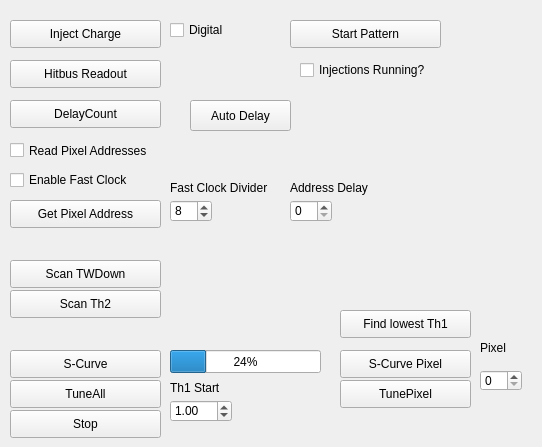
    <widget class="QWidget" name="tab_4">
     <attribute name="title">
      <string>H35 Meas</string>
     </attribute>
     <widget class="QPushButton" name="pushButton_3">
      <property name="geometry">
       <rect>
        <x>10</x>
        <y>20</y>
        <width>151</width>
        <height>28</height>
       </rect>
      </property>
      <property name="text">
       <string>Inject Charge</string>
      </property>
     </widget>
     <widget class="QPushButton" name="Hitbus">
      <property name="geometry">
       <rect>
        <x>10</x>
        <y>60</y>
        <width>151</width>
        <height>28</height>
       </rect>
      </property>
      <property name="text">
       <string>Hitbus Readout</string>
      </property>
     </widget>
     <widget class="QPushButton" name="StartPattern">
      <property name="geometry">
       <rect>
        <x>290</x>
        <y>20</y>
        <width>151</width>
        <height>28</height>
       </rect>
      </property>
      <property name="text">
       <string>Start Pattern</string>
      </property>
      <property name="flat">
       <bool>false</bool>
      </property>
     </widget>
     <widget class="QCheckBox" name="checkBox">
      <property name="geometry">
       <rect>
        <x>300</x>
        <y>60</y>
        <width>161</width>
        <height>20</height>
       </rect>
      </property>
      <property name="text">
       <string>Injections Running?</string>
      </property>
     </widget>
     <widget class="QPushButton" name="DelayCount">
      <property name="geometry">
       <rect>
        <x>10</x>
        <y>100</y>
        <width>151</width>
        <height>28</height>
       </rect>
      </property>
      <property name="text">
       <string>DelayCount</string>
      </property>
     </widget>
     <widget class="QPushButton" name="TuneTimewalk">
      <property name="geometry">
       <rect>
        <x>10</x>
        <y>260</y>
        <width>151</width>
        <height>28</height>
       </rect>
      </property>
      <property name="text">
       <string>Scan TWDown</string>
      </property>
     </widget>
     <widget class="QPushButton" name="TuneTh2">
      <property name="geometry">
       <rect>
        <x>10</x>
        <y>290</y>
        <width>151</width>
        <height>28</height>
       </rect>
      </property>
      <property name="text">
       <string>Scan Th2</string>
      </property>
     </widget>
     <widget class="QPushButton" name="GetPixelAddress">
      <property name="geometry">
       <rect>
        <x>10</x>
        <y>200</y>
        <width>151</width>
        <height>28</height>
       </rect>
      </property>
      <property name="text">
       <string>Get Pixel Address</string>
      </property>
     </widget>
     <widget class="QCheckBox" name="Pixeladressgen">
      <property name="geometry">
       <rect>
        <x>10</x>
        <y>140</y>
        <width>191</width>
        <height>21</height>
       </rect>
      </property>
      <property name="text">
       <string>Read Pixel Addresses</string>
      </property>
     </widget>
     <widget class="QCheckBox" name="checkBox_2">
      <property name="geometry">
       <rect>
        <x>170</x>
        <y>20</y>
        <width>81</width>
        <height>20</height>
       </rect>
      </property>
      <property name="text">
       <string>Digital</string>
      </property>
     </widget>
     <widget class="QPushButton" name="FindlowestTh1">
      <property name="geometry">
       <rect>
        <x>340</x>
        <y>310</y>
        <width>131</width>
        <height>28</height>
       </rect>
      </property>
      <property name="text">
       <string>Find lowest Th1</string>
      </property>
     </widget>
     <widget class="QSpinBox" name="TunePixSpin">
      <property name="geometry">
       <rect>
        <x>480</x>
        <y>370</y>
        <width>42</width>
        <height>21</height>
       </rect>
      </property>
      <property name="maximum">
       <number>43</number>
      </property>
     </widget>
     <widget class="QPushButton" name="Stop">
      <property name="geometry">
       <rect>
        <x>10</x>
        <y>410</y>
        <width>151</width>
        <height>28</height>
       </rect>
      </property>
      <property name="text">
       <string>Stop</string>
      </property>
     </widget>
     <widget class="QDoubleSpinBox" name="SCurveVoltage">
      <property name="geometry">
       <rect>
        <x>170</x>
        <y>400</y>
        <width>62</width>
        <height>22</height>
       </rect>
      </property>
      <property name="maximum">
       <double>3.300000000000000</double>
      </property>
      <property name="singleStep">
       <double>0.100000000000000</double>
      </property>
      <property name="value">
       <double>1.000000000000000</double>
      </property>
     </widget>
     <widget class="QPushButton" name="TunePixel">
      <property name="geometry">
       <rect>
        <x>340</x>
        <y>380</y>
        <width>131</width>
        <height>28</height>
       </rect>
      </property>
      <property name="text">
       <string>TunePixel</string>
      </property>
     </widget>
     <widget class="QPushButton" name="SCurvePixel">
      <property name="geometry">
       <rect>
        <x>340</x>
        <y>350</y>
        <width>131</width>
        <height>28</height>
       </rect>
      </property>
      <property name="text">
       <string>S-Curve Pixel</string>
      </property>
     </widget>
     <widget class="QProgressBar" name="SCurveProgress">
      <property name="geometry">
       <rect>
        <x>170</x>
        <y>350</y>
        <width>151</width>
        <height>23</height>
       </rect>
      </property>
      <property name="value">
       <number>24</number>
      </property>
     </widget>
     <widget class="QPushButton" name="pushButton_4">
      <property name="geometry">
       <rect>
        <x>10</x>
        <y>380</y>
        <width>151</width>
        <height>28</height>
       </rect>
      </property>
      <property name="text">
       <string>TuneAll</string>
      </property>
     </widget>
     <widget class="QPushButton" name="SCurveButton">
      <property name="geometry">
       <rect>
        <x>10</x>
        <y>350</y>
        <width>151</width>
        <height>28</height>
       </rect>
      </property>
      <property name="text">
       <string>S-Curve</string>
      </property>
     </widget>
     <widget class="QLabel" name="label">
      <property name="geometry">
       <rect>
        <x>170</x>
        <y>380</y>
        <width>53</width>
        <height>16</height>
       </rect>
      </property>
      <property name="text">
       <string>Th1 Start</string>
      </property>
     </widget>
     <widget class="QCheckBox" name="FastClockEnable">
      <property name="geometry">
       <rect>
        <x>10</x>
        <y>170</y>
        <width>151</width>
        <height>20</height>
       </rect>
      </property>
      <property name="text">
       <string>Enable Fast Clock</string>
      </property>
     </widget>
     <widget class="QSpinBox" name="FastClockDiv">
      <property name="geometry">
       <rect>
        <x>170</x>
        <y>200</y>
        <width>42</width>
        <height>22</height>
       </rect>
      </property>
      <property name="maximum">
       <number>255</number>
      </property>
      <property name="value">
       <number>8</number>
      </property>
     </widget>
     <widget class="QSpinBox" name="AddressDelay">
      <property name="geometry">
       <rect>
        <x>290</x>
        <y>200</y>
        <width>42</width>
        <height>22</height>
       </rect>
      </property>
      <property name="maximum">
       <number>256</number>
      </property>
      <property name="value">
       <number>0</number>
      </property>
     </widget>
     <widget class="QLabel" name="label_4">
      <property name="geometry">
       <rect>
        <x>170</x>
        <y>180</y>
        <width>111</width>
        <height>16</height>
       </rect>
      </property>
      <property name="text">
       <string>Fast Clock Divider</string>
      </property>
     </widget>
     <widget class="QLabel" name="label_5">
      <property name="geometry">
       <rect>
        <x>290</x>
        <y>180</y>
        <width>101</width>
        <height>16</height>
       </rect>
      </property>
      <property name="text">
       <string>Address Delay</string>
      </property>
     </widget>
     <widget class="QLabel" name="label_8">
      <property name="geometry">
       <rect>
        <x>480</x>
        <y>340</y>
        <width>53</width>
        <height>16</height>
       </rect>
      </property>
      <property name="text">
       <string>Pixel</string>
      </property>
     </widget>
     <widget class="QPushButton" name="AutoDelay">
      <property name="geometry">
       <rect>
        <x>190</x>
        <y>100</y>
        <width>101</width>
        <height>31</height>
       </rect>
      </property>
      <property name="text">
       <string>Auto Delay</string>
      </property>
     </widget>
    </widget>
